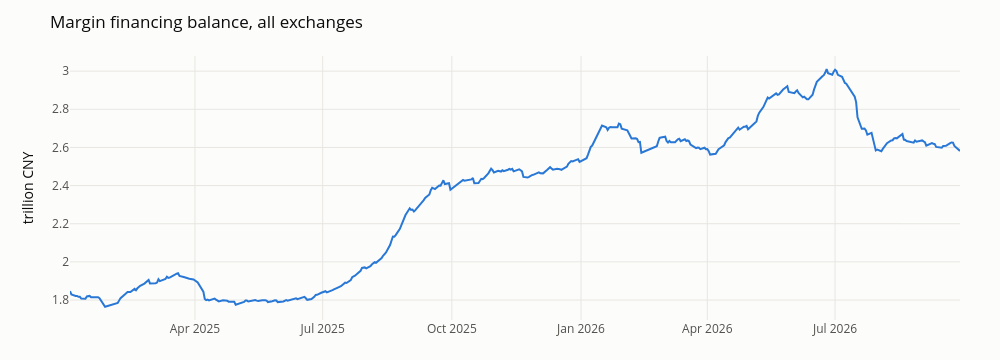

Write notebook code for a chart like this one.
### Markdown cell above
## C. Margin financing: balances and a liquidation ladder

### Code cell
margin = query.sql("SELECT trade_date, sum(rzye) AS rzye, sum(rzmre) AS buy, sum(rzche) AS repay FROM curated.margin GROUP BY 1 ORDER BY 1")
margin["net_new_debt"] = margin["buy"] - margin["repay"]
print(margin.tail(5).assign(rzye_bn=lambda d: d["rzye"] / 1e9, net_bn=lambda d: d["net_new_debt"] / 1e9)[["trade_date", "rzye_bn", "net_bn"]].round(1).to_string(index=False))
fig = go.Figure()
fig.add_scatter(x=pd.to_datetime(margin["trade_date"]), y=margin["rzye"] / 1e12, mode="lines", line={"color": BLUE, "width": 2},
                name="financing balance (trn CNY)")
style(fig, "Margin financing balance, all exchanges", "trillion CNY", height=360).show()

### Figure 1 — Plotly figure (JSON) as saved in the notebook; plotly's stock layout.template omitted (floating-point values rounded to 4 significant figures; data arrays with more than 128 entries replaced by an {"elided": "..."} marker saying what was removed)
{"data": [{"line": {"color": "#2a78d6", "width": 2}, "mode": "lines", "name": "financing balance (trn CNY)", "type": "scatter", "x": {"elided": "422 str values"}, "y": {"elided": "422 float values"}}], "layout": {"font": {"color": "#0b0b0b"}, "height": 360, "hovermode": "x unified", "legend": {"orientation": "h", "y": -0.18}, "margin": {"b": 40, "l": 70, "r": 40, "t": 56}, "paper_bgcolor": "#fcfcfb", "plot_bgcolor": "#fcfcfb", "title": {"text": "Margin financing balance, all exchanges"}, "width": 1000, "xaxis": {"gridcolor": "#e7e6e2", "tickfont": {"color": "#52514e"}}, "yaxis": {"gridcolor": "#e7e6e2", "tickfont": {"color": "#52514e"}, "title": {"text": "trillion CNY"}}}}
